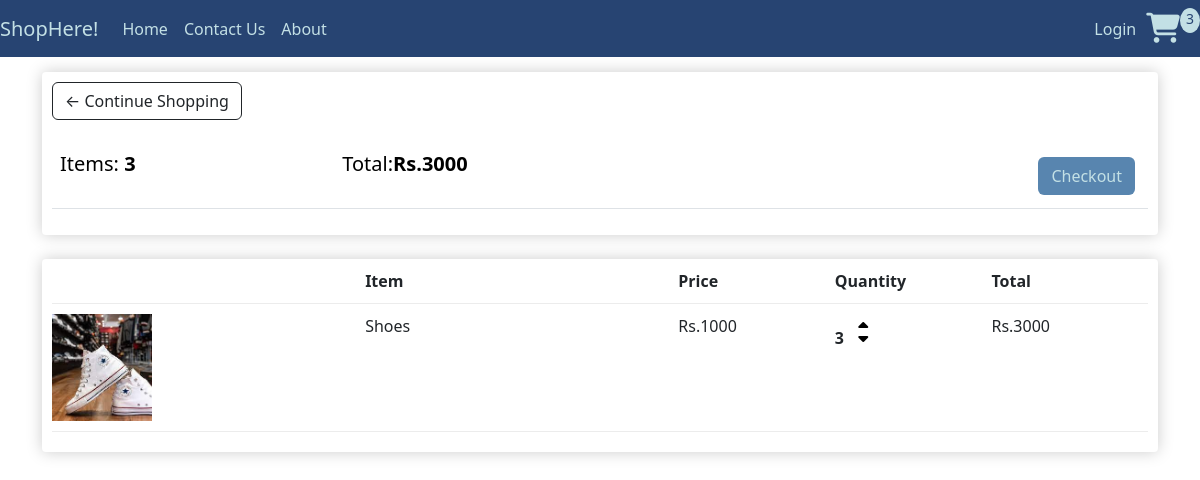
The app's page /cart/ (signed in), older data.
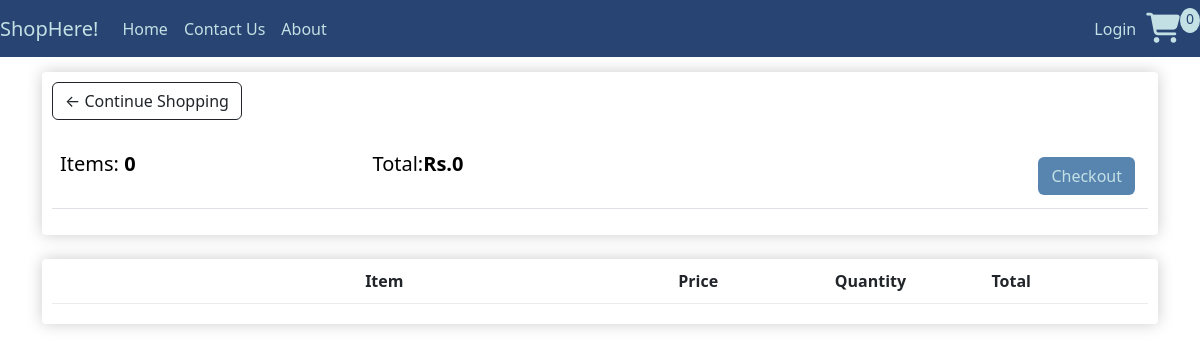
The same page, newer data.
### shop/models.py (models this page shows, shortened)
class Order(models.Model):
    customer=models.ForeignKey(Customer,on_delete=models.SET_NULL,null=True,blank=True)
    date_ordered=models.DateTimeField(auto_now_add=True)
    complete=models.BooleanField(default=False)
    transaction_id=models.CharField(max_length=100,null=True)
    @property
    def get_cart_total(self):
        orderitems=self.orderitem_set.all()
        total=sum([item.get_total for item in orderitems])
        return total
    @property
    def get_cart_items(self):
        orderitems=self.orderitem_set.all()
        total=sum([item.quantity for item in orderitems])
        return total

class OrderItem(models.Model):
    product=models.ForeignKey(Product_details,on_delete=models.SET_NULL,null=True)
    order=models.ForeignKey(Order,on_delete=models.SET_NULL,null=True)
    quantity=models.IntegerField(default=0,null=True,blank=True)
    date_added=models.DateTimeField(auto_now_add=True)
    @property
    def get_total(self):
        total=self.product.price*self.quantity
        return total

class Product_details(models.Model):
    prod_id=models.AutoField
    prod_name=models.CharField(max_length=30)
    prod_desc=models.TextField()
    image = models.ImageField(upload_to='product/images', default="")
    price = models.IntegerField(default=0)
    pub_date=models.DateField(auto_now_add=True)
    category=models.CharField(max_length=50,default="Sale")
    digital = models.BooleanField(default=False, null=True, blank=True)

### shop/views.py (the view)
# urls.py: path('cart/',views.cart,name='Cart'),
def cart(request):
    data=cartData(request)
    cartItems=data['cartItems']
    order=data['order']
    items=data['items']
    context={'items':items,'order':order,'cartItems':cartItems}
    return render(request,'cart.html',context)

### shop/utilis.py (called while the page is built)
def cartData(request):
    if request.user.is_authenticated:
        customer=request.user.customer
        order,created=Order.objects.get_or_create(customer=customer,complete=False)
        items=order.orderitem_set.all()
        cartItems=order.get_cart_items
    else:
        cookieData = cookieCart(request)
        cartItems = cookieData['cartItems']
        order = cookieData['order']
        items = cookieData['items']
    return {'cartItems':cartItems,'order':order,'items':items}

### shop/templates/cart.html
{% extends 'index.html' %}
{% load static %}
{% block body %}
<div class="row">
    <div class="col-lg-12">
        <div class="box-element">
            <a class="btn btn-outline-dark" href="{% url 'index' %}">&#x2190; Continue Shopping</a>
            <br>
            <br>
            <table class="table">
                <tr>
                    <th>
                        <h5>Items: <strong>{{order.get_cart_items}}</strong></h5>
                    </th>
                    <th>
                        <h5>Total:<strong>Rs.{{order.get_cart_total}}</strong></h5>
                    </th>
                    <th>
                        <a style="float:right; margin:5px; color: #c3e0e5; background-color: #5885af;" class="btn"
                            href="{% url 'Checkout' %}">Checkout</a>
                    </th>
                </tr>
            </table>
        </div>
        <br>
        <div class="box-element">
            <div class="cart-row">
                <div style="flex:2"></div>
                <div style="flex:2"><strong>Item</strong></div>
                <div style="flex:1"><strong>Price</strong></div>
                <div style="flex:1"><strong>Quantity</strong></div>
                <div style="flex:1"><strong>Total</strong></div>
            </div>
            {% for item in items %}
            <div class="cart-row">
                <div style="flex:2"><img class="row-image" src="/media/{{item.product.image}}"></div>
                <div style="flex:2">
                    <p>{{item.product.prod_name}}</p>
                </div>
                <div style="flex:1">
                    <p>Rs.{{item.product.price}}</p>
                </div>
                <div style="flex:1">
                    <p class="quantity">{{item.quantity}}</p>
                    <div class="quantity">
                        <a data-product="{{item.product.id}}" data-action="add" class=" icons update-cart">
                            <i class="fa-solid fa-caret-up " id=" chg-quantity"></i>
                        </a>
                        <a data-product="{{item.product.id}}" data-action="remove" class=" icons update-cart">
                            <i class="fa-solid fa-caret-down " id="chg-quantity"></i>
                        </a>
                    </div>
                </div>
                <div style="flex:1">
                    <p>Rs.{{item.get_total}}</p>
                </div>
            </div>
            {% endfor %}
        </div>
    </div>
</div>
{% endblock %}

Row changes from the older to the newer data that the page shows:
removed OrderItem: product.image (picture), product.prod_name "Shoes", product.price "1000", quantity "3", get_total "3000"
computed for Order: get_cart_items "3" → "0"; get_cart_total "3000" → "0"
Text that changed along with them:
{{ cartItems }}: "3" → "0"
